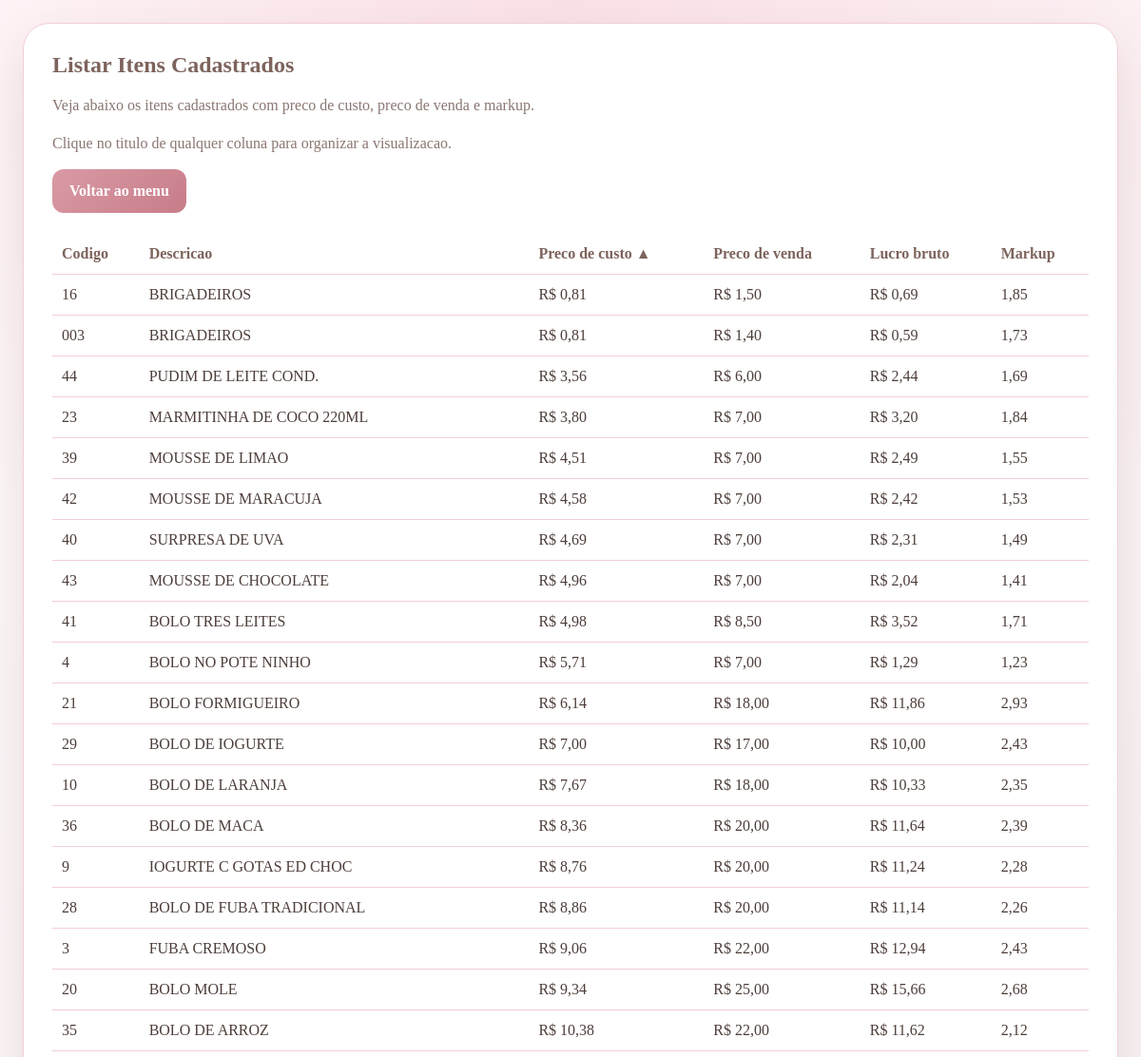
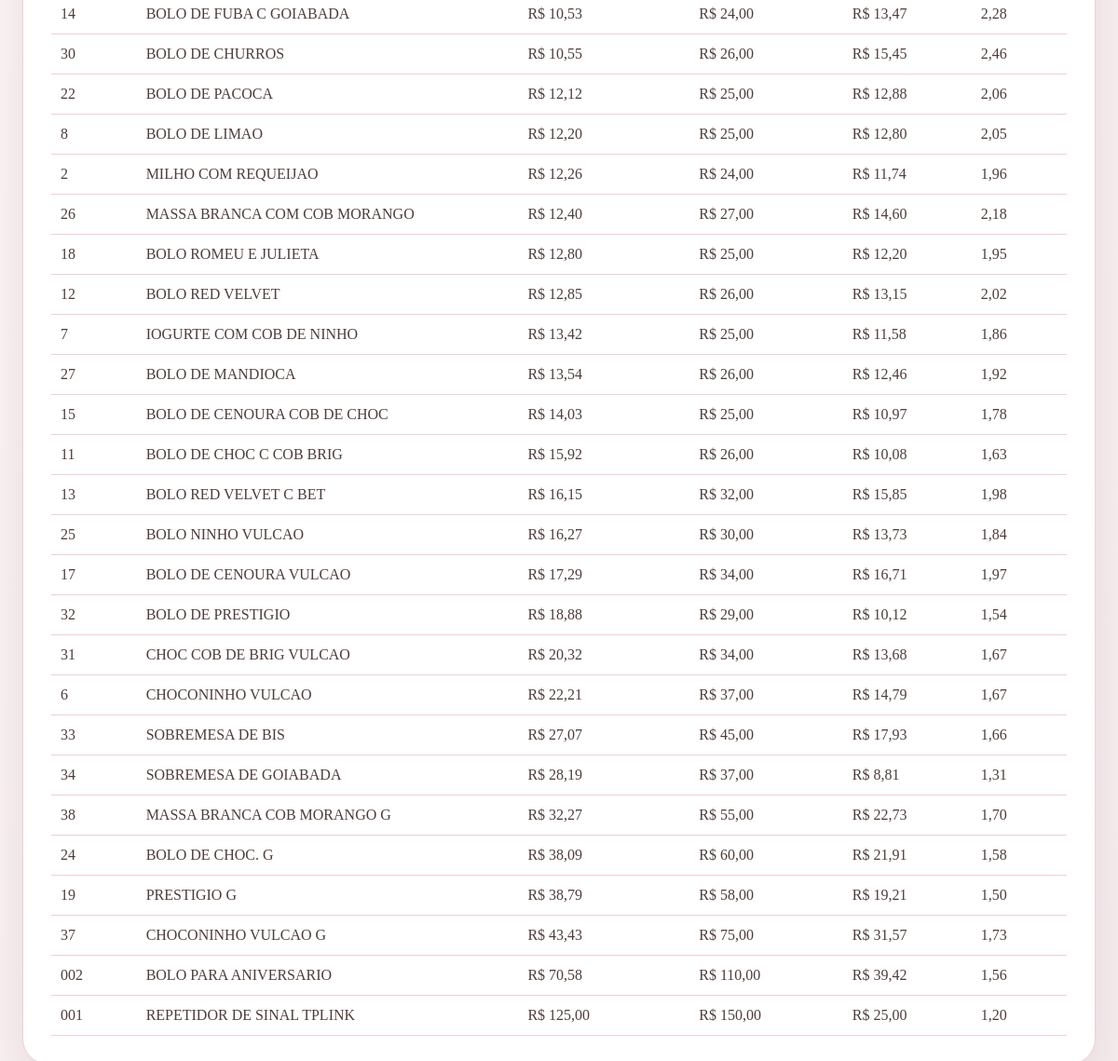
The app's page /listar-itens.php?ordenar_por=preco_custo&direcao=asc (signed in) with its own data (2 pictures, top to bottom).
### tables this page shows
CREATE TABLE IF NOT EXISTS itens (
    id INT UNSIGNED AUTO_INCREMENT PRIMARY KEY,
    codigo_produto VARCHAR(50) NOT NULL UNIQUE,
    nome_produto VARCHAR(150) NOT NULL,
    ncm VARCHAR(20) NOT NULL,
    preco_custo DECIMAL(10,2) NOT NULL,
    preco_venda DECIMAL(10,2) NOT NULL,
    criado_em TIMESTAMP DEFAULT CURRENT_TIMESTAMP
);

### listar-itens.php (the view, shortened to what this page needs)
<?php
require __DIR__ . '/db.php';
$ordenacoesPermitidas = [
    'codigo_produto' => 'codigo_produto',
    'nome_produto' => 'nome_produto',
    'preco_custo' => 'preco_custo',
    'preco_venda' => 'preco_venda',
    'lucro_bruto' => 'lucro_bruto',
    'markup' => 'markup',
];
$ordenarPor = $_GET['ordenar_por'] ?? 'lucro_bruto';
$direcao = strtolower($_GET['direcao'] ?? 'desc');
$stmt = $pdo->query(
    'SELECT
        codigo_produto,
        nome_produto,
        preco_custo,
        preco_venda,
        (preco_venda - preco_custo) AS lucro_bruto,
        CASE
            WHEN preco_custo > 0 THEN preco_venda / preco_custo
            ELSE 0
        END AS markup
     FROM itens
     ORDER BY ' . $ordenacoesPermitidas[$ordenarPor] . ' ' . strtoupper($direcao) . ', nome_produto ASC'
);
$itens = $stmt->fetchAll();
function linkOrdenacao(string $colunaAtual, string $ordenarPor, string $direcao): string
{
    $novaDirecao = 'asc';
    if ($colunaAtual === $ordenarPor && $direcao === 'asc') {
        $novaDirecao = 'desc';
    }
    return 'listar-itens.php?ordenar_por=' . urlencode($colunaAtual) . '&direcao=' . urlencode($novaDirecao);
}
function indicadorOrdenacao(string $colunaAtual, string $ordenarPor, string $direcao): string
{
    if ($colunaAtual !== $ordenarPor) {
        return '';
    }
    return $direcao === 'asc' ? ' ▲' : ' ▼';
}
?>
<!DOCTYPE html>
<html lang="pt-BR">
<head>
</head>
<body>
    <main class="layout">
        <section class="card">
            <h1>Listar Itens Cadastrados</h1>
            <p class="lead">Veja abaixo os itens cadastrados com preco de custo, preco de venda e markup.</p>
            <p class="sort-info">Clique no titulo de qualquer coluna para organizar a visualizacao.</p>
            <div class="actions">
                <a class="button" href="dashboard.php">Voltar ao menu</a>
            </div>
            <?php if ($itens): ?>
                <div class="table-wrap">
                    <table>
                        <thead>
                            <tr>
                                <th><a class="sort-link" href="<?= htmlspecialchars(linkOrdenacao('codigo_produto', $ordenarPor, $direcao), ENT_QUOTES, 'UTF-8') ?>">Codigo</a></th>
                                <th><a class="sort-link" href="<?= htmlspecialchars(linkOrdenacao('nome_produto', $ordenarPor, $direcao), ENT_QUOTES, 'UTF-8') ?>">Descricao</a></th>
                                <th><a class="sort-link" href="<?= htmlspecialchars(linkOrdenacao('preco_custo', $ordenarPor, $direcao), ENT_QUOTES, 'UTF-8') ?>">Preco de custo<?= htmlspecialchars(indicadorOrdenacao('preco_custo', $ordenarPor, $direcao), ENT_QUOTES, 'UTF-8') ?></a></th>
                                <th><a class="sort-link" href="<?= htmlspecialchars(linkOrdenacao('preco_venda', $ordenarPor, $direcao), ENT_QUOTES, 'UTF-8') ?>">Preco de venda</a></th>
                                <th><a class="sort-link" href="<?= htmlspecialchars(linkOrdenacao('lucro_bruto', $ordenarPor, $direcao), ENT_QUOTES, 'UTF-8') ?>">Lucro bruto</a></th>
                                <th><a class="sort-link" href="<?= htmlspecialchars(linkOrdenacao('markup', $ordenarPor, $direcao), ENT_QUOTES, 'UTF-8') ?>">Markup</a></th>
                            </tr>
                        </thead>
                        <tbody>
                            <?php foreach ($itens as $item): ?>
                                <?php
                                $precoCusto = (float) $item['preco_custo'];
                                $precoVenda = (float) $item['preco_venda'];
                                $lucroBruto = (float) $item['lucro_bruto'];
                                $markup = (float) $item['markup'];
                                ?>
                                <tr>
                                    <td><?= htmlspecialchars($item['codigo_produto'], ENT_QUOTES, 'UTF-8') ?></td>
                                    <td><?= htmlspecialchars($item['nome_produto'], ENT_QUOTES, 'UTF-8') ?></td>
                                    <td class="money">R$ <?= htmlspecialchars(number_format($precoCusto, 2, ',', '.'), ENT_QUOTES, 'UTF-8') ?></td>
                                    <td class="money">R$ <?= htmlspecialchars(number_format($precoVenda, 2, ',', '.'), ENT_QUOTES, 'UTF-8') ?></td>
                                    <td class="money">R$ <?= htmlspecialchars(number_format($lucroBruto, 2, ',', '.'), ENT_QUOTES, 'UTF-8') ?></td>
                                    <td class="money"><?= htmlspecialchars(number_format($markup, 2, ',', '.'), ENT_QUOTES, 'UTF-8') ?></td>
                                </tr>
                            <?php endforeach; ?>
                        </tbody>
                    </table>
                </div>
            <?php else: ?>
                <p class="lead">Nenhum item cadastrado no momento.</p>
            <?php endif; ?>
        </section>
    </main>
</body>
</html>

### listar-itens.php (style rules this page uses)
:root { --primary: #d99aa5; --primary-dark: #c77d89; --secondary: #7d635c; --text: #4d3e39; --muted: #8a7670; --border: #f1cfd6; --shadow: rgba(125, 99, 92, 0.18); }
* { box-sizing: border-box; }
body { margin: 0; min-height: 100vh; padding: 24px; font-family: Georgia, "Times New Roman", serif; background: radial-gradient(circle at top, #fbe1e7 0%, transparent 34%), linear-gradient(135deg, #fffafb 0%, #f8eef1 100%); color: var(--text); }
.layout { width: min(1180px, 100%); margin: 0 auto; display: grid; gap: 24px; }
.card { background: #fff; border: 1px solid var(--border); border-radius: 28px; padding: 30px; box-shadow: 0 24px 60px var(--shadow); }
h1 { margin-top: 0; color: var(--secondary); }
.lead { color: var(--muted); margin-bottom: 22px; }
.actions { display: flex; gap: 12px; flex-wrap: wrap; margin-bottom: 22px; }
.button { padding: 14px 18px; border: 0; border-radius: 12px; background: linear-gradient(135deg, var(--primary) 0%, var(--primary-dark) 100%); color: #fff; text-decoration: none; font-size: 1rem; font-weight: bold; cursor: pointer; }
.sort-info { margin-bottom: 18px; color: var(--muted); }
.sort-link { color: inherit; text-decoration: none; }
.table-wrap { overflow-x: auto; }
table { width: 100%; border-collapse: collapse; }
th, td { padding: 12px 10px; border-bottom: 1px solid var(--border); text-align: left; vertical-align: top; }
th { color: var(--secondary); white-space: nowrap; }
td.money { white-space: nowrap; }

### records on screen
itens: codigo_produto "16", nome_produto "BRIGADEIROS", preco_custo "0,81", preco_venda "1,50", lucroBruto "0,69", markup "1,85"
itens: codigo_produto "003", nome_produto "BRIGADEIROS", preco_custo "0,81", preco_venda "1,40", lucroBruto "0,59", markup "1,73"
itens: codigo_produto "44", nome_produto "PUDIM DE LEITE COND.", preco_custo "3,56", preco_venda "6,00", lucroBruto "2,44", markup "1,69"
itens: codigo_produto "23", nome_produto "MARMITINHA DE COCO 220ML", preco_custo "3,80", preco_venda "7,00", lucroBruto "3,20", markup "1,84"
itens: codigo_produto "39", nome_produto "MOUSSE DE LIMAO", preco_custo "4,51", preco_venda "7,00", lucroBruto "2,49", markup "1,55"
itens: codigo_produto "42", nome_produto "MOUSSE DE MARACUJA", preco_custo "4,58", preco_venda "7,00", lucroBruto "2,42", markup "1,53"
itens: codigo_produto "40", nome_produto "SURPRESA DE UVA", preco_custo "4,69", preco_venda "7,00", lucroBruto "2,31", markup "1,49"
itens: codigo_produto "43", nome_produto "MOUSSE DE CHOCOLATE", preco_custo "4,96", preco_venda "7,00", lucroBruto "2,04", markup "1,41"
itens: codigo_produto "41", nome_produto "BOLO TRES LEITES", preco_custo "4,98", preco_venda "8,50", lucroBruto "3,52", markup "1,71"
itens: codigo_produto "4", nome_produto "BOLO NO POTE NINHO", preco_custo "5,71", preco_venda "7,00", lucroBruto "1,29", markup "1,23"
itens: codigo_produto "21", nome_produto "BOLO FORMIGUEIRO", preco_custo "6,14", preco_venda "18,00", lucroBruto "11,86", markup "2,93"
itens: codigo_produto "29", nome_produto "BOLO DE IOGURTE", preco_custo "7,00", preco_venda "17,00", lucroBruto "10,00", markup "2,43"
itens: codigo_produto "10", nome_produto "BOLO DE LARANJA", preco_custo "7,67", preco_venda "18,00", lucroBruto "10,33", markup "2,35"
itens: codigo_produto "36", nome_produto "BOLO DE MACA", preco_custo "8,36", preco_venda "20,00", lucroBruto "11,64", markup "2,39"
itens: codigo_produto "9", nome_produto "IOGURTE C GOTAS ED CHOC", preco_custo "8,76", preco_venda "20,00", lucroBruto "11,24", markup "2,28"
itens: codigo_produto "28", nome_produto "BOLO DE FUBA TRADICIONAL", preco_custo "8,86", preco_venda "20,00", lucroBruto "11,14", markup "2,26"
itens: codigo_produto "3", nome_produto "FUBA CREMOSO", preco_custo "9,06", preco_venda "22,00", lucroBruto "12,94", markup "2,43"
itens: codigo_produto "20", nome_produto "BOLO MOLE", preco_custo "9,34", preco_venda "25,00", lucroBruto "15,66", markup "2,68"
itens: codigo_produto "35", nome_produto "BOLO DE ARROZ", preco_custo "10,38", preco_venda "22,00", lucroBruto "11,62", markup "2,12"
itens: codigo_produto "14", nome_produto "BOLO DE FUBA C GOIABADA", preco_custo "10,53", preco_venda "24,00", lucroBruto "13,47", markup "2,28"
itens: codigo_produto "30", nome_produto "BOLO DE CHURROS", preco_custo "10,55", preco_venda "26,00", lucroBruto "15,45", markup "2,46"
itens: codigo_produto "22", nome_produto "BOLO DE PACOCA", preco_custo "12,12", preco_venda "25,00", lucroBruto "12,88", markup "2,06"
itens: codigo_produto "8", nome_produto "BOLO DE LIMAO", preco_custo "12,20", preco_venda "25,00", lucroBruto "12,80", markup "2,05"
itens: codigo_produto "2", nome_produto "MILHO COM REQUEIJAO", preco_custo "12,26", preco_venda "24,00", lucroBruto "11,74", markup "1,96"
itens: codigo_produto "26", nome_produto "MASSA BRANCA COM COB MORANGO", preco_custo "12,40", preco_venda "27,00", lucroBruto "14,60", markup "2,18"
itens: codigo_produto "18", nome_produto "BOLO ROMEU E JULIETA", preco_custo "12,80", preco_venda "25,00", lucroBruto "12,20", markup "1,95"
itens: codigo_produto "12", nome_produto "BOLO RED VELVET", preco_custo "12,85", preco_venda "26,00", lucroBruto "13,15", markup "2,02"
itens: codigo_produto "7", nome_produto "IOGURTE COM COB DE NINHO", preco_custo "13,42", preco_venda "25,00", lucroBruto "11,58", markup "1,86"
itens: codigo_produto "27", nome_produto "BOLO DE MANDIOCA", preco_custo "13,54", preco_venda "26,00", lucroBruto "12,46", markup "1,92"
itens: codigo_produto "15", nome_produto "BOLO DE CENOURA COB DE CHOC", preco_custo "14,03", preco_venda "25,00", lucroBruto "10,97", markup "1,78"
itens: codigo_produto "11", nome_produto "BOLO DE CHOC C COB BRIG", preco_custo "15,92", preco_venda "26,00", lucroBruto "10,08", markup "1,63"
itens: codigo_produto "13", nome_produto "BOLO RED VELVET C BET", preco_custo "16,15", preco_venda "32,00", lucroBruto "15,85", markup "1,98"
itens: codigo_produto "25", nome_produto "BOLO NINHO VULCAO", preco_custo "16,27", preco_venda "30,00", lucroBruto "13,73", markup "1,84"
itens: codigo_produto "17", nome_produto "BOLO DE CENOURA VULCAO", preco_custo "17,29", preco_venda "34,00", lucroBruto "16,71", markup "1,97"
itens: codigo_produto "32", nome_produto "BOLO DE PRESTIGIO", preco_custo "18,88", preco_venda "29,00", lucroBruto "10,12", markup "1,54"
itens: codigo_produto "31", nome_produto "CHOC COB DE BRIG VULCAO", preco_custo "20,32", preco_venda "34,00", lucroBruto "13,68", markup "1,67"
itens: codigo_produto "6", nome_produto "CHOCONINHO VULCAO", preco_custo "22,21", preco_venda "37,00", lucroBruto "14,79", markup "1,67"
itens: codigo_produto "33", nome_produto "SOBREMESA DE BIS", preco_custo "27,07", preco_venda "45,00", lucroBruto "17,93", markup "1,66"
itens: codigo_produto "34", nome_produto "SOBREMESA DE GOIABADA", preco_custo "28,19", preco_venda "37,00", lucroBruto "8,81", markup "1,31"
itens: codigo_produto "38", nome_produto "MASSA BRANCA COB MORANGO G", preco_custo "32,27", preco_venda "55,00", lucroBruto "22,73", markup "1,70"
itens: codigo_produto "24", nome_produto "BOLO DE CHOC. G", preco_custo "38,09", preco_venda "60,00", lucroBruto "21,91", markup "1,58"
itens: codigo_produto "19", nome_produto "PRESTIGIO G", preco_custo "38,79", preco_venda "58,00", lucroBruto "19,21", markup "1,50"
itens: codigo_produto "37", nome_produto "CHOCONINHO VULCAO G", preco_custo "43,43", preco_venda "75,00", lucroBruto "31,57", markup "1,73"
itens: codigo_produto "002", nome_produto "BOLO PARA ANIVERSARIO", preco_custo "70,58", preco_venda "110,00", lucroBruto "39,42", markup "1,56"
itens: codigo_produto "001", nome_produto "REPETIDOR DE SINAL TPLINK", preco_custo "125,00", preco_venda "150,00", lucroBruto "25,00", markup "1,20"

### other values on screen
indicadorOrdenacao('preco_custo', $ordenarPor, $direcao) "▲"
